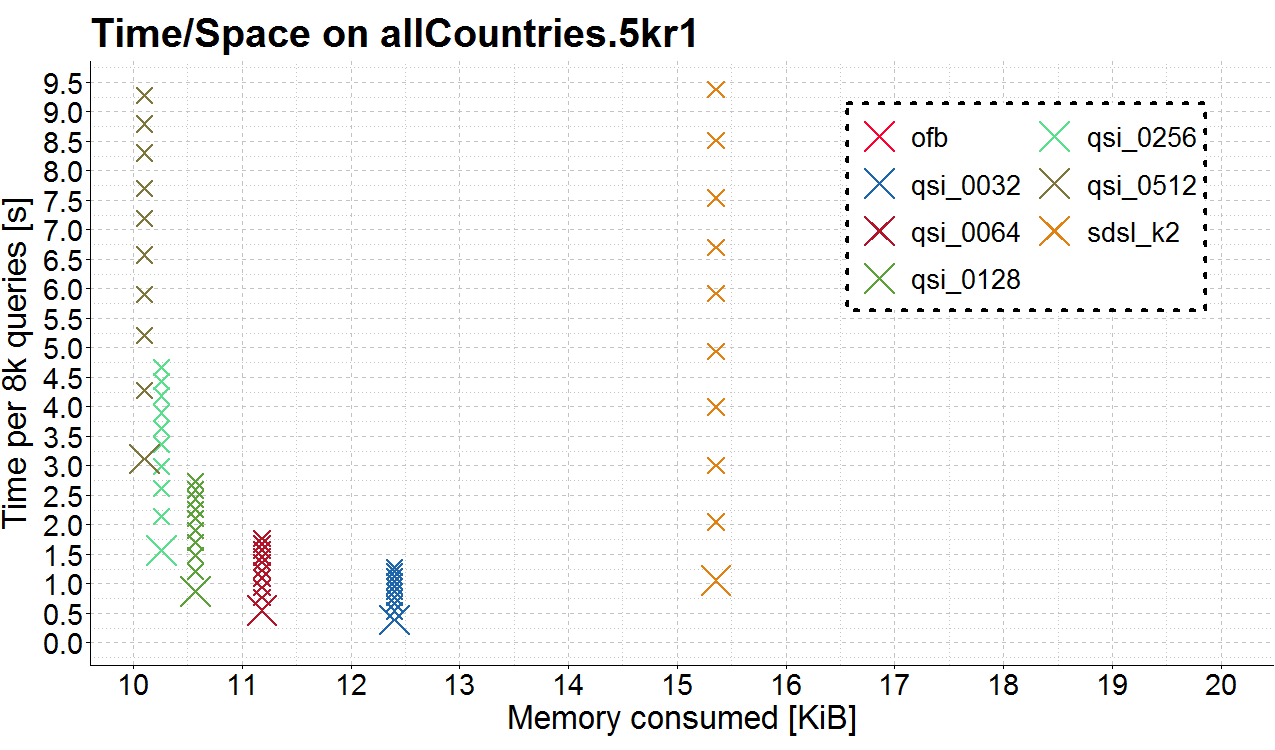

The R source for this figure:
library(ggplot2)
library(scales)
library(ggthemr)
library(plyr)

data <- read.csv(file="allCountries.5kr1.rprep.csv",sep=",")
#data$time_per_posting <- data$time_ns / data$postings
#data$space_per_posting <- data$space_bits / data$postings
#data$method <- reorder(data$method, as.numeric(-data$time_ns), FUN=sum)

palette <- c('#ff0033', '#1e65aa', '#b1152a', '#5da13b', '#58df8c', '#7f763d','#e08114', '#022114', '#127999', '#f87197', '#f87198', '#f87199')
names(palette) <- levels(data$method)

#tmpdata <- subset(data,data$method == "U32")
#total_postings <- sum(as.numeric(tmpdata$postings))


#sdata <- ddply(data, "method", summarise, time_per_posting = sum(as.numeric(time_ns))/total_postings, space_usage = sum(as.numeric(space_bits))/total_postings  )

custom_theme <- define_palette(
	swatch = c("#000000",palette), 
	gradient = c('#d0d0d0', '#000000'),
	background = "#ffffff",
	text = c('#000000', '#000000'),
	line = c('#000000', '#000000'),
	gridline = "#c3c3c3")


ggthemr(custom_theme,layout = "scientific",type = "inner",spacing = 0.5,text_size = 8, line_weight = 0.2)
p <- ggplot(data,aes(x=size,y=X0.01,shape=method,fill=method,color=method))
p <<- p + geom_point(aes(x=size,y=X0.02,shape=method,fill=method,color=method))
p <<- p + geom_point(aes(x=size,y=X0.03,shape=method,fill=method,color=method))
p <<- p + geom_point(aes(x=size,y=X0.04,shape=method,fill=method,color=method))
p <<- p + geom_point(aes(x=size,y=X0.05,shape=method,fill=method,color=method))
p <<- p + geom_point(aes(x=size,y=X0.06,shape=method,fill=method,color=method))
p <<- p + geom_point(aes(x=size,y=X0.07,shape=method,fill=method,color=method))
p <<- p + geom_point(aes(x=size,y=X0.08,shape=method,fill=method,color=method))
p <<- p + geom_point(aes(x=size,y=X0.09,shape=method,fill=method,color=method))
p <<- p + geom_point(aes(x=size,y=X0.10,shape=method,fill=method,color=method))
p <- p + geom_point(size=3)
p <- p + scale_y_continuous(name="Time per 8k queries [s]",breaks=seq(0,10,0.5))
#p <- p + scale_x_continuous(trans="log2",name="Bits per Posting",breaks=c(2,4,5,6,8,10,12,16,32,64))
#p <- p + scale_x_continuous(name="Memory consumed [b]",breaks=c(15360,2048,30720,40960,51200))
p <- p + scale_x_continuous(name="Memory consumed [KiB]",breaks=seq(8*1024,20*1024,1024),limits=c(NA,20*1024),labels=seq(8,20))
#p <- p + scale_shape_manual(values=c(15,16,17,23,25,3,7,8,9,10,11,12,13))
p <- p + scale_shape_manual(values=c(4,4,4,4,4,4,4,4,4))
p <- p + scale_fill_manual(values=palette)
p <- p + scale_color_manual(values=palette)
p <- p + theme(plot.margin = unit(c(1,0,1,0), "mm"))
p <- p + theme(legend.position = c(0.79,0.76))
p <- p + theme(legend.title = element_blank())
p <- p + theme(legend.margin = margin(t = -2, r = 2, b = 2, l = 2, unit = "pt"))
p <- p + theme(legend.background = element_rect(color="black",linetype="dotted"))
p <- p + theme(legend.key.size = unit(0.4, "cm"))
p <- p + theme(axis.text.x= element_text(face="plain",size=7))
p <- p + theme(axis.text.y= element_text(face="plain",size=7))
p <- p + theme(axis.title.x= element_text(face="plain",size=8))
p <- p + theme(axis.title.y= element_text(face="plain",size=8))
#p <- p + theme(legend.key = element_rect(size = 1, color = 'white'))
p <- p + guides(fill=guide_legend(ncol=2),shape=guide_legend(ncol=2))
p <- p + annotation_logticks(base=2,"b")
p <- p + ggtitle("Time/Space on allCountries.5kr1")

figWidth=4.25
figHeight=2.50
filename <- "5k-time-space.png"
#ggsave(filename,plot=p,device=cairo_pdf,width=figWidth,height=figHeight,units=c("in"))
ggsave(filename,plot=p,device="png",width=figWidth,height=figHeight,units=c("in"))

#pdf(file="./time-space.pdf",width=figWidth,height=figHeight)
#print(p)
#dev.off()
